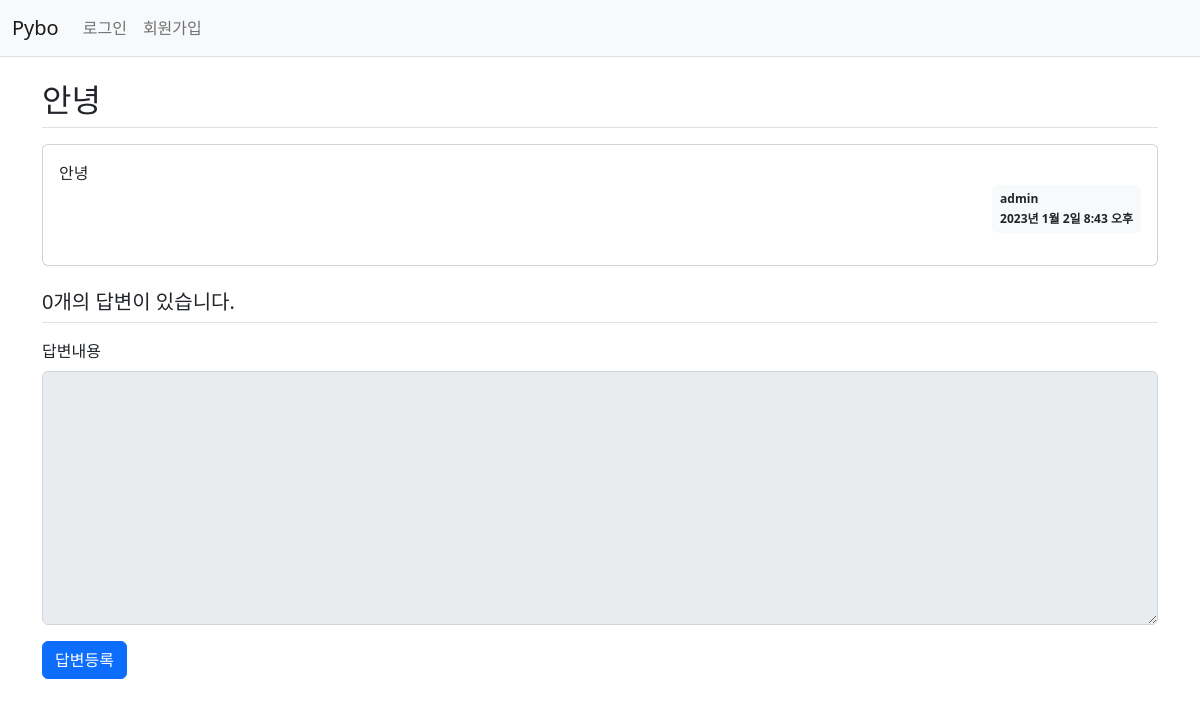
The app's page /pybo/308/, older data.
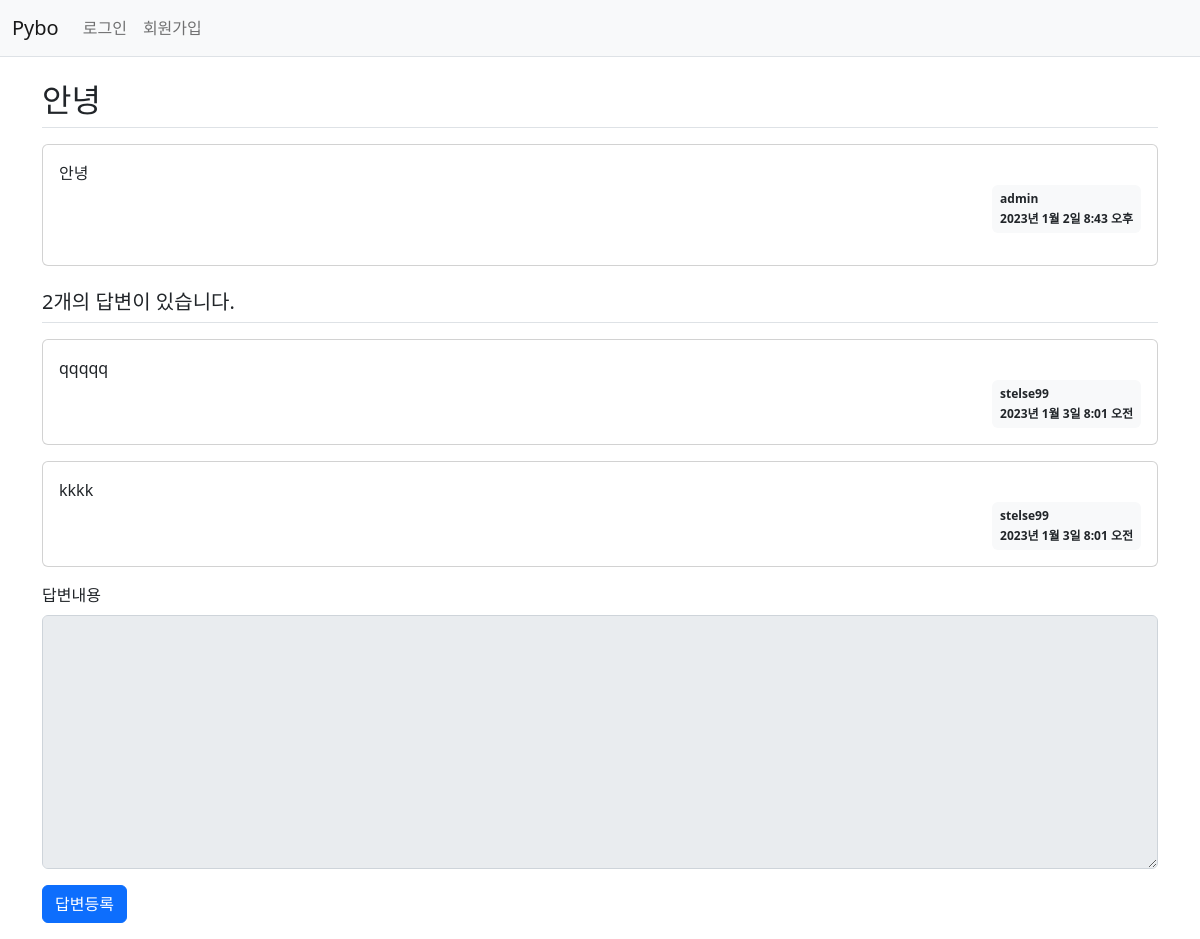
The same page, newer data.
### pybo/models.py (models this page shows, shortened)
class Question(models.Model):
    subject = models.CharField(max_length=200)
    content = models.TextField()
    create_date = models.DateTimeField()
    author = models.ForeignKey(User, on_delete=models.CASCADE)
    modify_date = models.DateTimeField(null=True, blank=True)

class Answer(models.Model):
    question = models.ForeignKey(Question, on_delete=models.CASCADE)
    content = models.TextField()
    create_date = models.DateTimeField()
    author = models.ForeignKey(User, on_delete=models.CASCADE)
    modify_date = models.DateTimeField(null=True, blank=True)

### pybo/views.py (the view)
# urls.py: path('<int:question_id>/', views.detail, name='detail'),
def detail(request, question_id):
    question_detail = get_object_or_404(Question, pk=question_id)
    context = {'question_detail': question_detail}
    return render(request, 'pybo/question_detail.html', context)

### templates/pybo/question_detail.html (shortened to what this page needs)
{% extends 'base.html' %}
{% block content %}
<div class="container my-3">
    <h2 class="border-bottom py-2">{{ question_detail.subject }}</h2>
    <div class="card my-3">
        <div class="card-body">
            <div class="card-text" style="white-space: pre-line;">{{ question_detail.content }}</div>
            <div class="d-flex justify-content-end">
                <div class="badge bg-light text-dark p-2 text-start">
                    <div class="mb-2">{{ question_detail.author.username }}</div>
                    <div>{{ question_detail.create_date }}</div>
                </div>
            </div>
        </div>
    </div>
    <h5 class="border-bottom my-3 py-2">{{question_detail.answer_set.count}}개의 답변이 있습니다.</h5>
    {% for answer in question_detail.answer_set.all %}
    <div class="card my-3">
        <div class="card-body">
            <div class="card-text" style="white-space: pre-line;">{{ answer.content }}</div>
            <div class="d-flex justify-content-end">
                <div class="badge bg-light text-dark p-2 text-start">
                    <div class="mb-2">{{ answer.author.username }}</div>
                    <div>{{ answer.create_date }}</div>
                </div>
            </div>
        </div>
    </div>
    {% endfor %}
    <form action="{% url 'pybo:answer_create' question_detail.id %}" method="post" class="my-3">
        <div class="mb-3">
            <label for="content" class="form-label">답변내용</label>
            <textarea {% if not user.is_authenticated %}disabled{% endif %}
                      class="form-control" name="content"
                      id="content" rows="10">{{ form.content.value|default_if_none:'' }}</textarea>
        </div>
        <input type="submit" value="답변등록" class="btn btn-primary">
    </form>
</div>
{% endblock %}

### templates/base.html (shortened to what this page needs)
{% load static %}
<!doctype html>
<html lang="ko">
<head>
    <link rel="stylesheet" type="text/css" href="{% static 'bootstrap.min.css' %}">
    <link rel="stylesheet" type="text/css" href="{% static 'style.css' %}">
</head>
<body>
{% include "navbar.html" %}
{% block content %}
{% endblock %}
</body>
</html>

### templates/navbar.html (shortened to what this page needs)
<nav class="navbar navbar-expand-lg navbar-light bg-light border-bottom">
    <div class="container-fluid">
        <a class="navbar-brand" href="{% url 'pybo:index' %}">Pybo</a>
        <div class="collapse navbar-collapse" id="navbarSupportedContent">
            <ul class="navbar-nav me-auto mb-2 mb-lg-0">
                <li class="nav-item">
                    {% if user.is_authenticated %}
                    <a class="nav-link" href="{% url 'common:logout' %}">{{ user.username }} (로그아웃)</a>
                    {% else %}
                    <a class="nav-link" href="{% url 'common:login' %}">로그인</a>
                    {% endif %}
                </li>
                <li>
                    {% if not user.is_authenticated %}
                    <a class="nav-link" href="{% url 'common:signup' %}">회원가입</a>
                    {% endif %}
                </li>
            </ul>
        </div>
    </div>
</nav>

Row changes from the older to the newer data that the page shows:
computed for Question "안녕": answer_set.count "0" → "2"
added Answer: content "qqqqq", author.username "stelse99", create_date "2023년 1월 3일 8:01 오전"
added Answer: content "kkkk", author.username "stelse99", create_date "2023년 1월 3일 8:01 오전"
